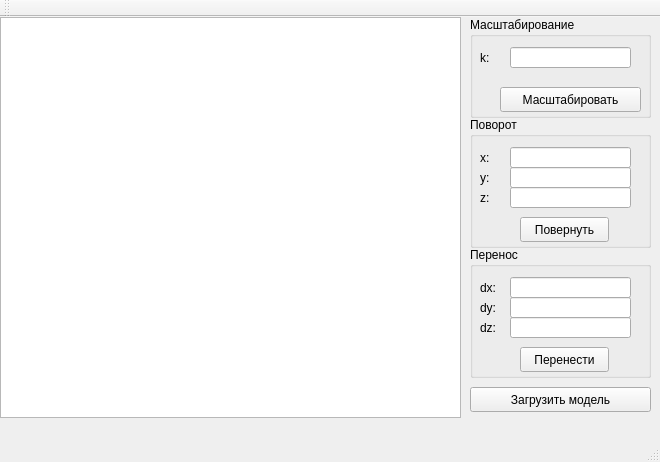
<?xml version="1.0" encoding="UTF-8"?>
<ui version="4.0">
 <class>MainWindow</class>
 <widget class="QMainWindow" name="MainWindow">
  <property name="geometry">
   <rect>
    <x>0</x>
    <y>0</y>
    <width>660</width>
    <height>462</height>
   </rect>
  </property>
  <property name="windowTitle">
   <string>MainWindow</string>
  </property>
  <widget class="QWidget" name="centralWidget">
   <widget class="QGroupBox" name="groupBox">
    <property name="geometry">
     <rect>
      <x>470</x>
      <y>100</y>
      <width>181</width>
      <height>131</height>
     </rect>
    </property>
    <property name="title">
     <string>Поворот</string>
    </property>
    <widget class="QPushButton" name="rotateButton">
     <property name="geometry">
      <rect>
       <x>50</x>
       <y>100</y>
       <width>89</width>
       <height>25</height>
      </rect>
     </property>
     <property name="text">
      <string>Повернуть</string>
     </property>
    </widget>
    <widget class="QLabel" name="label_3">
     <property name="geometry">
      <rect>
       <x>10</x>
       <y>30</y>
       <width>16</width>
       <height>21</height>
      </rect>
     </property>
     <property name="text">
      <string>x: </string>
     </property>
    </widget>
    <widget class="QLabel" name="label_4">
     <property name="geometry">
      <rect>
       <x>10</x>
       <y>50</y>
       <width>16</width>
       <height>21</height>
      </rect>
     </property>
     <property name="text">
      <string>y: </string>
     </property>
    </widget>
    <widget class="QLabel" name="label_5">
     <property name="geometry">
      <rect>
       <x>10</x>
       <y>70</y>
       <width>16</width>
       <height>21</height>
      </rect>
     </property>
     <property name="text">
      <string>z: </string>
     </property>
    </widget>
    <widget class="QLineEdit" name="rot_xEdit">
     <property name="geometry">
      <rect>
       <x>40</x>
       <y>30</y>
       <width>121</width>
       <height>21</height>
      </rect>
     </property>
    </widget>
    <widget class="QLineEdit" name="rot_yEdit">
     <property name="geometry">
      <rect>
       <x>40</x>
       <y>50</y>
       <width>121</width>
       <height>21</height>
      </rect>
     </property>
    </widget>
    <widget class="QLineEdit" name="rot_zEdit">
     <property name="geometry">
      <rect>
       <x>40</x>
       <y>70</y>
       <width>121</width>
       <height>21</height>
      </rect>
     </property>
    </widget>
   </widget>
   <widget class="QGroupBox" name="groupBox_2">
    <property name="geometry">
     <rect>
      <x>470</x>
      <y>0</y>
      <width>181</width>
      <height>101</height>
     </rect>
    </property>
    <property name="title">
     <string>Масштабирование</string>
    </property>
    <widget class="QPushButton" name="scaleButton">
     <property name="geometry">
      <rect>
       <x>30</x>
       <y>70</y>
       <width>141</width>
       <height>25</height>
      </rect>
     </property>
     <property name="text">
      <string>Масштабировать</string>
     </property>
    </widget>
    <widget class="QLabel" name="label_2">
     <property name="geometry">
      <rect>
       <x>10</x>
       <y>30</y>
       <width>16</width>
       <height>21</height>
      </rect>
     </property>
     <property name="text">
      <string>k: </string>
     </property>
    </widget>
    <widget class="QLineEdit" name="zoom_kEdit">
     <property name="geometry">
      <rect>
       <x>40</x>
       <y>30</y>
       <width>121</width>
       <height>21</height>
      </rect>
     </property>
    </widget>
   </widget>
   <widget class="QGroupBox" name="groupBox_3">
    <property name="geometry">
     <rect>
      <x>470</x>
      <y>230</y>
      <width>181</width>
      <height>131</height>
     </rect>
    </property>
    <property name="title">
     <string>Перенос</string>
    </property>
    <widget class="QPushButton" name="transferButton">
     <property name="geometry">
      <rect>
       <x>50</x>
       <y>100</y>
       <width>89</width>
       <height>25</height>
      </rect>
     </property>
     <property name="text">
      <string>Перенести</string>
     </property>
    </widget>
    <widget class="QLabel" name="label_6">
     <property name="geometry">
      <rect>
       <x>10</x>
       <y>30</y>
       <width>21</width>
       <height>21</height>
      </rect>
     </property>
     <property name="text">
      <string>dx: </string>
     </property>
    </widget>
    <widget class="QLabel" name="label_7">
     <property name="geometry">
      <rect>
       <x>10</x>
       <y>50</y>
       <width>21</width>
       <height>21</height>
      </rect>
     </property>
     <property name="text">
      <string>dy: </string>
     </property>
    </widget>
    <widget class="QLabel" name="label_8">
     <property name="geometry">
      <rect>
       <x>10</x>
       <y>70</y>
       <width>21</width>
       <height>21</height>
      </rect>
     </property>
     <property name="text">
      <string>dz: </string>
     </property>
    </widget>
    <widget class="QLineEdit" name="dzEdit">
     <property name="geometry">
      <rect>
       <x>40</x>
       <y>70</y>
       <width>121</width>
       <height>21</height>
      </rect>
     </property>
    </widget>
    <widget class="QLineEdit" name="dyEdit">
     <property name="geometry">
      <rect>
       <x>40</x>
       <y>50</y>
       <width>121</width>
       <height>21</height>
      </rect>
     </property>
    </widget>
    <widget class="QLineEdit" name="dxEdit">
     <property name="geometry">
      <rect>
       <x>40</x>
       <y>30</y>
       <width>121</width>
       <height>21</height>
      </rect>
     </property>
    </widget>
   </widget>
   <widget class="QPushButton" name="loadButton">
    <property name="geometry">
     <rect>
      <x>470</x>
      <y>370</y>
      <width>181</width>
      <height>25</height>
     </rect>
    </property>
    <property name="text">
     <string>Загрузить модель</string>
    </property>
   </widget>
   <widget class="QGraphicsView" name="graphicsView">
    <property name="geometry">
     <rect>
      <x>0</x>
      <y>0</y>
      <width>461</width>
      <height>401</height>
     </rect>
    </property>
   </widget>
  </widget>
  <widget class="QMenuBar" name="menuBar">
   <property name="geometry">
    <rect>
     <x>0</x>
     <y>0</y>
     <width>660</width>
     <height>22</height>
    </rect>
   </property>
  </widget>
  <widget class="QToolBar" name="mainToolBar">
   <attribute name="toolBarArea">
    <enum>TopToolBarArea</enum>
   </attribute>
   <attribute name="toolBarBreak">
    <bool>false</bool>
   </attribute>
  </widget>
  <widget class="QStatusBar" name="statusBar"/>
 </widget>
 <layoutdefault spacing="6" margin="11"/>
 <tabstops>
  <tabstop>zoom_kEdit</tabstop>
  <tabstop>scaleButton</tabstop>
  <tabstop>rot_xEdit</tabstop>
  <tabstop>rot_yEdit</tabstop>
  <tabstop>rot_zEdit</tabstop>
  <tabstop>rotateButton</tabstop>
  <tabstop>dxEdit</tabstop>
  <tabstop>dyEdit</tabstop>
  <tabstop>dzEdit</tabstop>
  <tabstop>transferButton</tabstop>
  <tabstop>loadButton</tabstop>
 </tabstops>
 <resources/>
 <connections/>
</ui>
